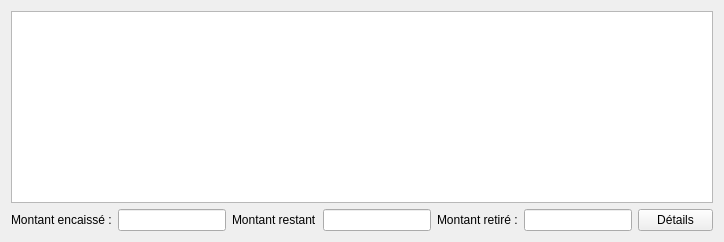
         <widget class="QWidget" name="tab3">
          <attribute name="title">
           <string>Clôtures</string>
          </attribute>
          <layout class="QGridLayout" name="gridLayout_13">
           <item row="0" column="0" colspan="2">
            <widget class="QTableView" name="tableViewCloturesReception">
             <property name="selectionMode">
              <enum>QAbstractItemView::SingleSelection</enum>
             </property>
             <property name="selectionBehavior">
              <enum>QAbstractItemView::SelectRows</enum>
             </property>
             <attribute name="horizontalHeaderDefaultSectionSize">
              <number>170</number>
             </attribute>
             <attribute name="verticalHeaderDefaultSectionSize">
              <number>25</number>
             </attribute>
             <attribute name="verticalHeaderDefaultSectionSize">
              <number>25</number>
             </attribute>
             <attribute name="horizontalHeaderDefaultSectionSize">
              <number>170</number>
             </attribute>
            </widget>
           </item>
           <item row="1" column="0">
            <layout class="QFormLayout" name="formLayout_14">
             <item row="0" column="0">
              <layout class="QHBoxLayout" name="horizontalLayout_7">
               <item>
                <layout class="QHBoxLayout" name="horizontalLayout_6">
                 <item>
                  <widget class="QLabel" name="label_14">
                   <property name="text">
                    <string>Montant encaissé :</string>
                   </property>
                  </widget>
                 </item>
                 <item>
                  <widget class="QLineEdit" name="lineEditEncaisseClotureRecept">
                   <property name="maximumSize">
                    <size>
                     <width>133</width>
                     <height>16777215</height>
                    </size>
                   </property>
                   <property name="alignment">
                    <set>Qt::AlignRight|Qt::AlignTrailing|Qt::AlignVCenter</set>
                   </property>
                   <property name="readOnly">
                    <bool>true</bool>
                   </property>
                  </widget>
                 </item>
                </layout>
               </item>
               <item>
                <layout class="QFormLayout" name="formLayout_13">
                 <item row="0" column="0">
                  <widget class="QLabel" name="label_15">
                   <property name="maximumSize">
                    <size>
                     <width>85</width>
                     <height>16777215</height>
                    </size>
                   </property>
                   <property name="text">
                    <string>Montant restant :</string>
                   </property>
                  </widget>
                 </item>
                 <item row="0" column="1">
                  <widget class="QLineEdit" name="lineEditRestantClotureRecept">
                   <property name="maximumSize">
                    <size>
                     <width>133</width>
                     <height>16777215</height>
                    </size>
                   </property>
                   <property name="alignment">
                    <set>Qt::AlignRight|Qt::AlignTrailing|Qt::AlignVCenter</set>
                   </property>
                   <property name="readOnly">
                    <bool>true</bool>
                   </property>
                  </widget>
                 </item>
                </layout>
               </item>
              </layout>
             </item>
             <item row="0" column="1">
              <layout class="QFormLayout" name="formLayout_15">
               <item row="0" column="0">
                <widget class="QLabel" name="label_16">
                 <property name="maximumSize">
                  <size>
                   <width>85</width>
                   <height>16777215</height>
                  </size>
                 </property>
                 <property name="text">
                  <string>Montant retiré :</string>
                 </property>
                </widget>
               </item>
               <item row="0" column="1">
                <widget class="QLineEdit" name="lineEditRetireClotureRecept">
                 <property name="maximumSize">
                  <size>
                   <width>133</width>
                   <height>16777215</height>
                  </size>
                 </property>
                 <property name="alignment">
                  <set>Qt::AlignRight|Qt::AlignTrailing|Qt::AlignVCenter</set>
                 </property>
                 <property name="readOnly">
                  <bool>true</bool>
                 </property>
                </widget>
               </item>
              </layout>
             </item>
            </layout>
           </item>
           <item row="1" column="1">
            <widget class="QPushButton" name="btn_detailsRecept">
             <property name="maximumSize">
              <size>
               <width>75</width>
               <height>23</height>
              </size>
             </property>
             <property name="layoutDirection">
              <enum>Qt::RightToLeft</enum>
             </property>
             <property name="text">
              <string>Détails</string>
             </property>
            </widget>
           </item>
          </layout>
         </widget>
